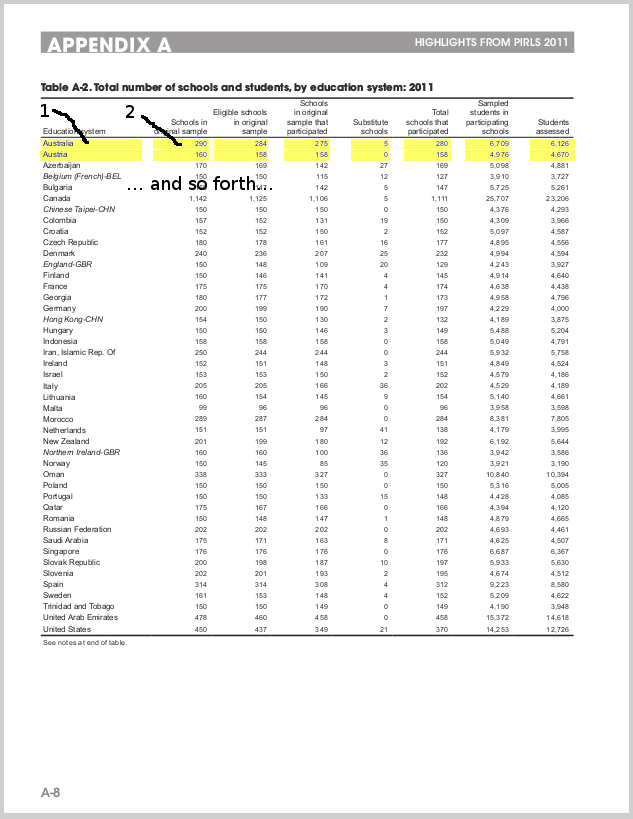
#> input picture SPEC/sample-pdf-identified.png, 633 x 819 px
$ python -i asset.py   (imports and definitions only)   (older library calls are emulated)
#> lines starting #> are read from the running program, lines starting #| are printed output that depends on the picture; after the words box and inside, x2 and y2 are one past the last pixel; in counts of white or black regions, pixels touching at a corner belong together
### lib/dilation.py
import numpy as np


class Dilation(object):

    def __init__(self, which='both', iterations=1):
        if which == 'both':
            self.struct = np.array([
                [0, 1, 0],
                [1, 1, 1],
                [0, 1, 0]
            ])
        elif which == 'x':
            self.struct = np.array([
                [0, 0, 0],
                [1, 1, 1],
                [0, 0, 0]
            ])
        elif which == 'y':
            self.struct = np.array([
                [0, 1, 0],
                [0, 1, 0],
                [0, 1, 0]
            ])

        self.iterations = iterations

### lib/asset.py
import numpy as np

from skimage import io, img_as_bool
from skimage.filters import threshold_adaptive
from skimage.color import rgb2gray

from scipy import ndimage

from dilation import Dilation


class Asset(object):
    """An asset loader which loads an image from a URL,
    and adds some convenience data.

    """

    def __init__(self, img_url, dilation=None):
#> called with img_url = '../SPEC/sample-pdf-identified.png'
        self.image = io.imread(img_url)
#> self.image is the input picture: shape (819, 633, 4); mean R, G, B, A 245.5, 245.4, 243, 255
        self.gray = rgb2gray(self.image)
        self.width = len(self.gray[0])
#> self.width = 633
        self.height = len(self.gray)
#> self.height = 819

        # binarise
        self.binary = threshold_adaptive(self.gray, 41, offset=0.1)
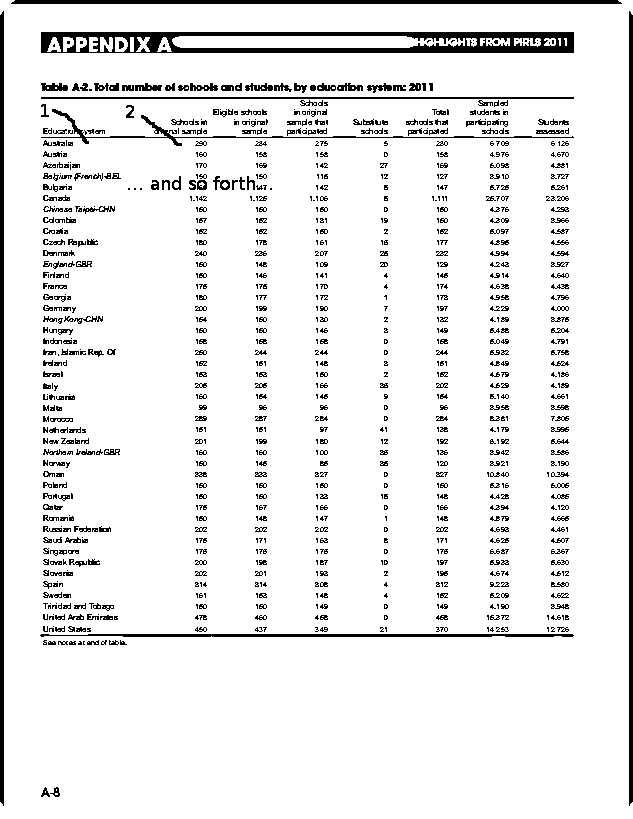
#> self.binary: shape (819, 633) bool; 92.3% white; 969 black regions (462 under 20 px), largest, box (x1, y1, x2, y2) and area: (41, 32, 574, 53) 6358, (0, 11, 4, 806) 3163, (629, 11, 633, 806) 3163

        # invert (uninteresting stuff must be black)
        # TODO cater for images where the features
        # are lighter than the background
        self.inverted = np.invert(self.binary)

        # dilate the features
        if not dilation:
            dilation = Dilation(which='x', iterations=1)

        self.dilated = ndimage.binary_dilation(
            self.inverted,
            structure=dilation.struct,
            iterations=dilation.iterations).astype(self.inverted.dtype)
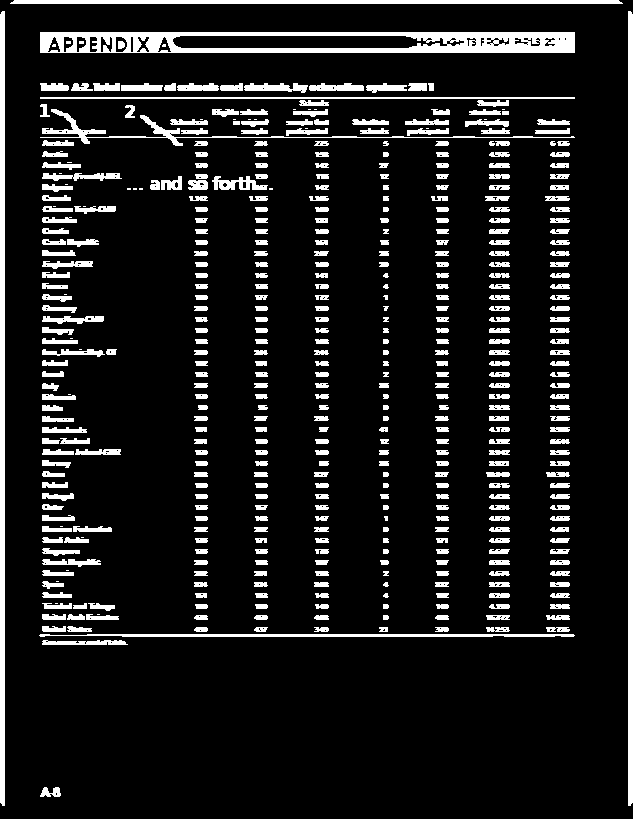
#> self.dilated: shape (819, 633) bool; 11.1% white; 458 white regions (37 under 20 px), largest, box (x1, y1, x2, y2) and area: (40, 32, 575, 53) 7170, (0, 11, 5, 806) 3966, (628, 11, 633, 806) 3966

        self.dilated_bool = img_as_bool(self.dilated)
        # find rivers in-between the dilated blobs

    def centroids(self):
        lbl, num = ndimage.label(self.dilated)
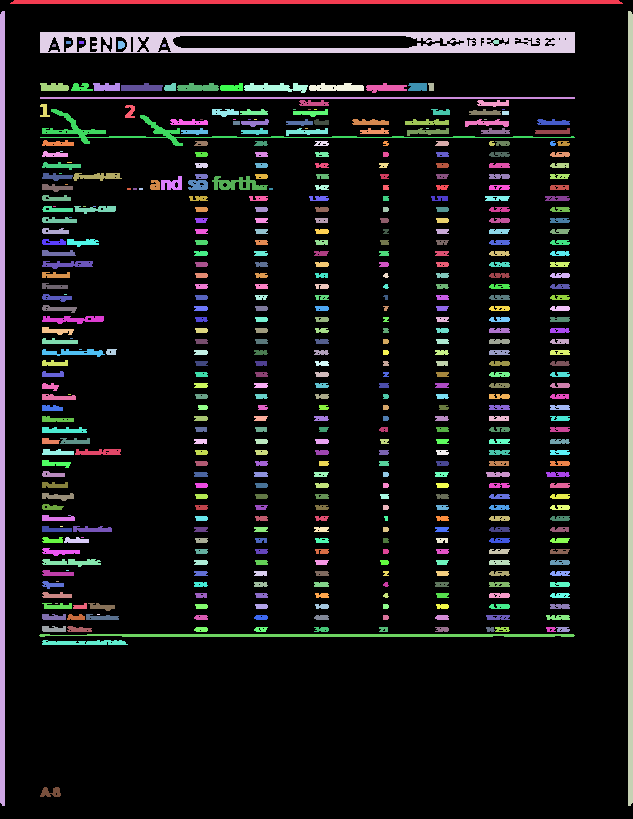
#> lbl: shape (819, 633) int32; 467 distinct labels, from 0 to 466; one colour per label, 0 black
#> num = 466
        self.centroids = ndimage.measurements.center_of_mass(
            self.dilated,
            lbl,
            range(1, num+1))
#> self.centroids = 466 pairs, first value 1.51 to 792, second value 2 to 630

        # transpose points into list of X and list of Y
        xy = np.transpose(self.centroids)
        self.x_centers = xy[1]
#> self.x_centers = 466 values, max 630 at index 2, min 2 at index 1, mean 315
        self.y_centers = xy[0]
#> self.y_centers = 466 values, max 792 at index 465, min 1.51 at index 0, mean 350.1

    def river_y(self):
        # yield those points on the axis which is a river
        for idx, row in enumerate(self.dilated_bool):
            if not np.any(row):  # not any = all black = a river
                yield idx

    def river_x(self):
        # yield those points on the axis which is a river
        for idx, row in enumerate(np.transpose(self.dilated_bool)):
            if not np.any(row):  # not any = all black = a river
                yield idx

>>> result = Asset('../SPEC/sample-pdf-identified.png').centroids()
